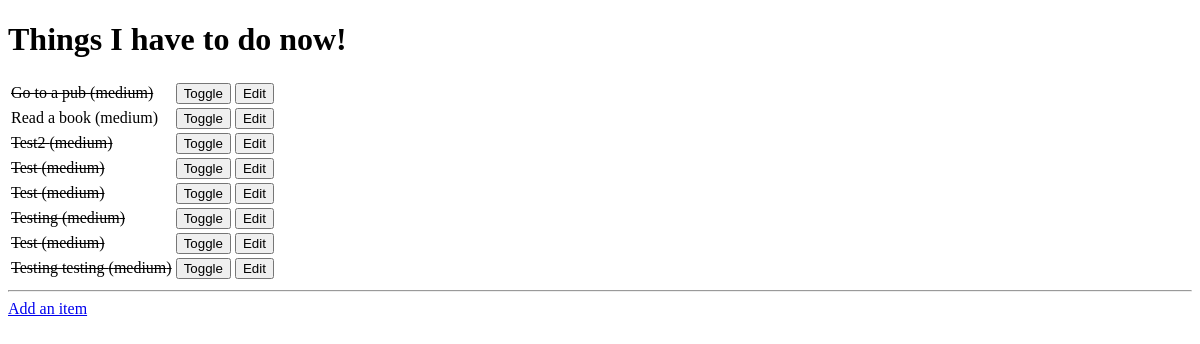
/, run on an earlier commit of the app's database.
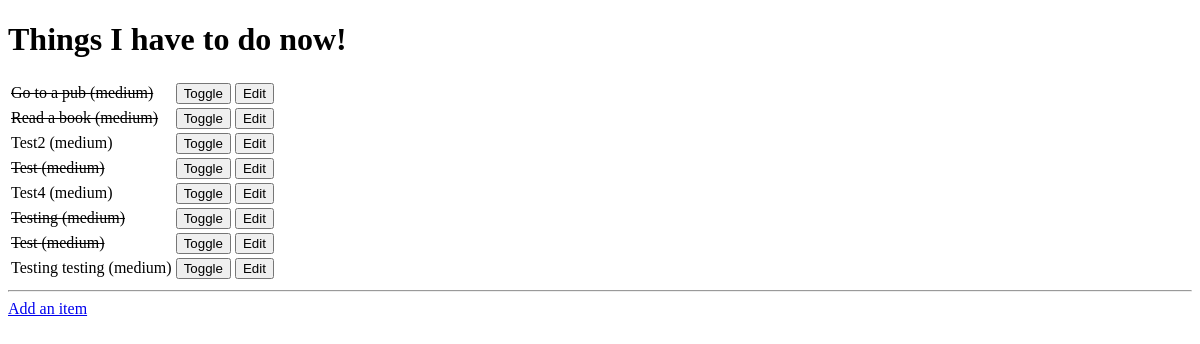
And on a later commit of the database.
### todoitem/models.py (models this page shows, shortened)
class TodoItem(models.Model):
    name = models.CharField(max_length=30, blank=False)
    done = models.BooleanField(blank=False, default=False)
    priority = models.CharField(max_length=6, blank=False)

### todoitem/views.py (the view)
# urls.py: url(r'^$', get_index),
def get_index(request):
    items = TodoItem.objects.all()
    return render(request, "index.html", {'items': items })

### todoitem/templates/index.html (shortened to what this page needs)
<!DOCTYPE html>
<html lang="en">
<head>
</head>
<body>
   <h1>Things I have to do now!</h1>
   <table>
        {% for item in items %}
        <tr>
            {% if item.done %}
            <td><strike>{{ item.name }} ({{ item.priority }})</strike></td>
            {% else %}
            <td>{{ item.name }} ({{ item.priority }})</td>
            {% endif %}
            <td>
                <form method="POST" action="toggle/{{ item.id }}">{% csrf_token %}<input type="submit" value="Toggle"></form>
            </td>
            <td>
                <form method="GET" action="edit/{{ item.id }}"><input type="submit" value="Edit"></form>
            </td>
        </tr>
        {% empty %}
        <p>You have nothing to do.</p>
        {% endfor %}
    </table>
   <hr>
   <a href="add">Add an item</a>
</body>
</html>

What changed in the data, as far as the page shows it:
changed TodoItem "Read a book": done False → True (drawn)
changed TodoItem "Test2": done True → False (drawn)
changed TodoItem: done True → False (drawn); name "Test" → "Test4"
changed TodoItem "Testing testing": done True → False (drawn)
